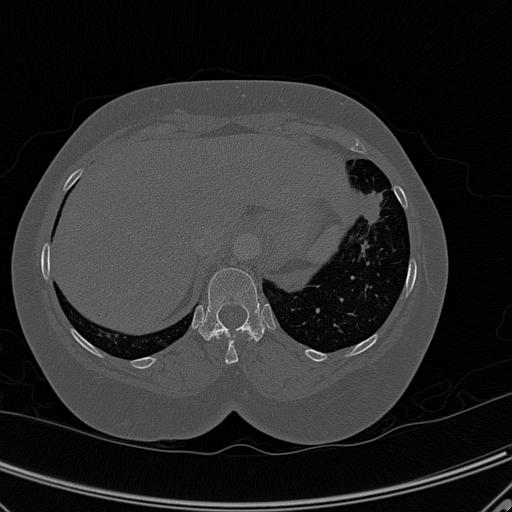
%> input picture Testing images/DICOM/70.dcm, 512 x 512 px, given in place of 70.tiff, which was not available
$ octave --eval "edgeNL;"   (GNU Octave 9; MATLAB toolbox functions it lacks are replaced by stand-ins)
%> lines starting %> are read from the running program, lines starting %| are printed output that depends on the picture; in (x1, y1, x2, y2) boxes, pixels count from 0 and x2, y2 are one past the last pixel; in counts of white or black regions, pixels touching at a corner belong together; the program's own positions count from 1; pictures that were not available may be replaced by others from this repository, and a replacement may not be noted
% edgeNL: Edge detection function based on nonlinear derivatives
%   (elementary demo):
%   This function differientiates the image to estimate the gradient.
%   The principle is based on polarized derivatives to automatically select
%   the best edge localization.
%   The main benefits are
%     - univocal edge localization for synthetic and real images
%     - noise reduction with no regularization: the noise level is weaker than
%       the noise level in the original image
%     - better direction estimation of the gradient
%     - can product a confident edge reference map for synthetic images
%     - extremely efficient on salt noise OR pepper noise (this last case needs
%       a change in the nonlinear derivatives)
%     - still noise reduction with regularized schemes (Canny, Demigny, ...,
%       can also be adapted to the asymetrical filters (Prewitt, Sobel, ...)
%   Drawback
%     - no detection of vertical and horizontal "white" thin (1 pixel) lines
%   Rk: this demo only performs edge detection and does not include edge
%       extraction (local maxima) and other steps to obtain a binary
%       edge map.
%   Written by O. Laligant - 2009, University of Burgundy
%   Ref: A Nonlinear Derivative Scheme Applied to Edge Detection,
%       Olivier Laligant, Frederic Truchetet, IEEE Transactions on Pattern
%       Analysis and Machine Intelligence - PAMI , vol. 32, no. 2,
%       pp. 242-257, 2010
function edgeNL()
%  ------------- Edge detection on a simple synthetic image  -------------
I = imread('C:/Users/lenovo/Documents/Github/bmen689_group2/Testing images/TIFF/70.tiff');
%> I is the input picture: size 512x512 uint16; min 0, max 3106, mean 521.2
I = I(:, :, 1);
x = 371-26;
y = 207-26;
C1 = imcrop(I,[x y 51 51]);
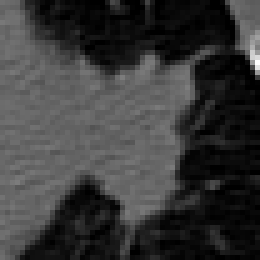
%> C1: size 52x52 uint16 (shown 5 times larger); min 0, max 2745, mean 619; drawn with min black and max white
C2 = imadjust(C1); %enhance contrast - imadjust is built in func
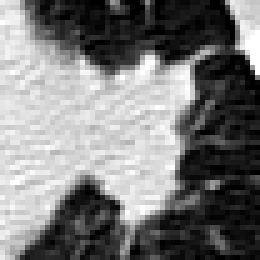
%> C2: size 52x52 uint16 (shown 5 times larger); min 0, max 65535, mean 31302.3; drawn with min black and max white
level = graythresh(C2); %diff gray levels - used for imbinarize func
%> level = 0.482
BW = imbinarize(C2,level); %generates black n white image - imbinarize is built in
%> BW: size 52x52 logical; 49.2% white; 7 white regions (5 under 20 px), largest, box (x1, y1, x2, y2) and area: (0, 0, 43, 52) 1256, (45, 0, 52, 16) 64
%
BW(1,:) = 0; BW(:,1) = 0; BW (52,:) = 0; BW(:,52) = 0;
%> after `BW(1,:) = 0`:
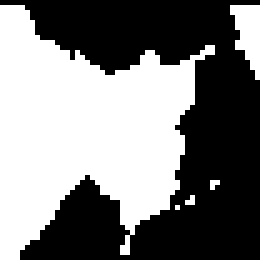
%> BW: size 52x52 logical (shown 5 times larger); 48.6% white; 5 white regions (3 under 20 px), largest, box (x1, y1, x2, y2) and area: (0, 1, 43, 52) 1251, (46, 1, 52, 16) 57
%> after `BW(:,1) = 0`: BW: size 52x52 logical; 46.7% white; 5 white regions (3 under 20 px), largest, box (x1, y1, x2, y2) and area: (1, 1, 43, 52) 1200, (46, 1, 52, 16) 57
%> after `BW (52,:) = 0`: BW: size 52x52 logical; 46.6% white; 5 white regions (3 under 20 px), largest, box (x1, y1, x2, y2) and area: (1, 1, 43, 51) 1197, (46, 1, 52, 16) 57
%> after `BW(:,52) = 0`: BW: size 52x52 logical; 46.1% white; 5 white regions (3 under 20 px), largest, box (x1, y1, x2, y2) and area: (1, 1, 43, 51) 1197, (46, 1, 51, 14) 42
%
E = edge(BW, 'canny',[0.2,0.9]); %detects nodule edges from black n white image
%> E: size 52x52 logical; 8.8% white in thin lines or dots

Im = BW;
figure(1), imagesc(Im);
title ('Original image');
% edge detection (nonlinear gradient estimate)
% better localization and direction estimation than the linear scheme
gI = algoNL(Im);
%> in thresh0, `st = s.*(sign(s)+1)/2;`: st: size 52x52 double; values 0 (black) and 1 (white), 3.5% white in thin lines or dots
%> in thresh0 (call 2), `st = s.*(sign(s)+1)/2;`: st: size 52x52 double; values 0 (black) and 1 (white), 3.5% white in thin lines or dots, all inside (x1, y1, x2, y2) = (3, 1, 51, 51)
%> in thresh0 (call 3), `st = s.*(sign(s)+1)/2;`: st: size 52x52 double; values 0 (black) and 1 (white), 2.1% white in thin lines or dots
%> in algoNL, `dnv = -thresh0(-conv2(I, [1;  -1; 0], 'same'));`: dnv: size 52x52 double; values -1 (black) and 0 (white), 97.9% white; black in thin lines or dots
% For a synthetic object, the edges are localized inside the object shape
figure(2), imagesc(gI);
title('Edge detection');
% ------------- Additive gaussian white noise ------------------------
Imn = imnoise(Im, 'gaussian', 0, 0.01);
figure(3), imagesc(Imn);
title ('Noisy image');
gIn = algoNL(Imn);
figure(4), imagesc(gIn);
title('Edge detection on the noisy image');
end
% ----------------------------------------------------------------------------
%
%  --------------------------- functions  -------------------------------------
%
% ------------- computation of the nonlinear derivatives  -------------
% polarized derivatives
% lead to an univocal localization of edges
function [gm, gh, gv] = algoNL(I);
% for classical regularization schemes, I can be replaced by a regularized
%   version
% for asymetrical schemes (Prewitt, Sobel, etc), I must be replaced by two
%   regularized versions (the regularization is different on columns and rows)
dph = thresh0(conv2(I, [0 1 -1], 'same'));
dnh = -thresh0(-conv2(I, [1 -1 0], 'same'));
gh = dph+dnh;
dpv = thresh0(conv2(I, [0; 1; -1], 'same'));
dnv = -thresh0(-conv2(I, [1;  -1; 0], 'same'));
gv = dpv + dnv;
gm = sqrt(gh.*gh + gv.*gv);
end
% ------------- threshold -------------
function st = thresh0(s)
	st = s.*(sign(s)+1)/2;
end%function
% ------------- test image -------------
% an example of image to illustrate the localization of the method
function Im = example()
Im =[
     0     0     0     0     0     0     0     0     0     0     0     0     0     0     0
     0     0     0     0     0     0     0     0     0     0     0     0     0     0     0
     0     0   255   255   255     0     0     0     0     0     0     0   255     0     0
     0     0   255   255   255     0     0     0     0     0     0   255   255     0     0
     0     0   255   255   255     0     0     0     0     0   255   255   255     0     0
     0     0     0     0     0     0     0     0     0   255   255   255   255     0     0
     0     0     0     0     0     0     0     0   255   255   255   255   255     0     0
     0     0     0     0     0     0     0   255   255   255   255     0     0     0     0
     0     0     0     0     0     0   255   255   255   255     0     0     0     0     0
     0     0     0     0     0   255   255   255   255   255     0     0     0     0     0
     0     0     0     0   255   255   255     0   255   255     0     0     0     0     0
     0     0     0   255   255   255     0     0     0   255   255     0     0     0     0
     0     0   255   255   255   255   255     0   255   255   255   255   255     0     0
     0     0     0   255   255   255   255   255   255   255   255   255     0     0     0
     0     0     0     0   255   255   255   255   255   255   255   255   255     0     0
     0     0     0     0     0     0     0     0     0     0     0     0     0     0     0
     0     0     0     0     0     0     0     0     0     0     0     0     0     0     0
];
end
%> in algoNL (call 2), `dnv = -thresh0(-conv2(I, [1;  -1; 0], 'same'));`:
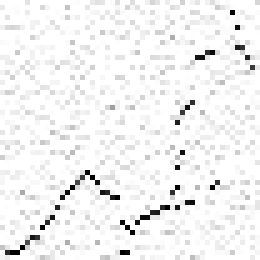
%> dnv: size 52x52 double (shown 5 times larger); min -1, max 0, mean -0.0477; drawn with min black and max white
%> in algoNL (call 2), `gv = dpv + dnv;`:
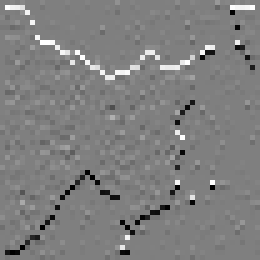
%> gv: size 52x52 double (shown 5 times larger); min -1, max 1, mean -2.63e-18; drawn with min black and max white
%> in algoNL (call 2), `gm = sqrt(gh.*gh + gv.*gv);`:
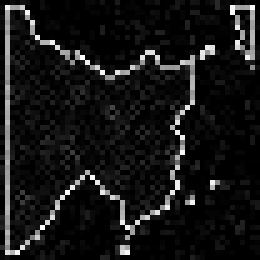
%> gm: size 52x52 double (shown 5 times larger); min 0, max 1.41, mean 0.122; drawn with min black and max white
%> `edgeNL;`:
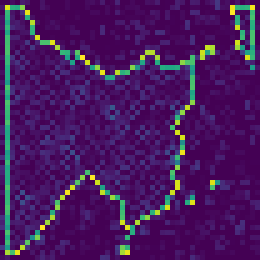
%> displayed picture: size 52x52x3, on the screen's scale of 0 to 255 (shown 5 times larger); mean R, G, B 71.5, 26.5, 95.2

$ run again, with Testing images/DICOM/30.dcm copied over Testing images/DICOM/70.dcm
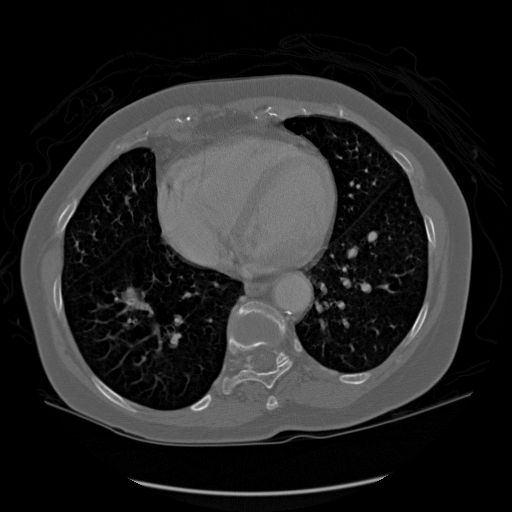
%> input picture Testing images/DICOM/30.dcm, 512 x 512 px, given in place of 70.tiff, which was not available
%> in edgeNL, I is the input picture: size 512x512 uint16; min 0, max 2640, mean 387.4
%> level = 0.4
%> in edgeNL, `BW (52,:) = 0`:
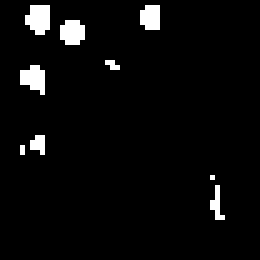
%> BW: size 52x52 logical (shown 5 times larger); 4.1% white; 9 white regions (6 under 20 px), largest, box (x1, y1, x2, y2) and area: (5, 1, 10, 7) 24, (12, 4, 17, 9) 21, (4, 13, 9, 19) 21
%> E: size 52x52 logical; 2.4% white in thin lines or dots, all inside (x1, y1, x2, y2) = (4, 1, 33, 19)
%> st: size 52x52 double; values 0 (black) and 1 (white), 1.4% white in thin lines or dots, all inside (x1, y1, x2, y2) = (4, 1, 44, 44)
%> st: size 52x52 double; values 0 (black) and 1 (white), 1.4% white in thin lines or dots, all inside (x1, y1, x2, y2) = (4, 1, 45, 44)
%> st: size 52x52 double; values 0 (black) and 1 (white), 1.1% white in thin lines or dots, all inside (x1, y1, x2, y2) = (4, 4, 45, 44)
%> `edgeNL;`:
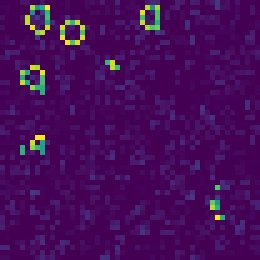
%> displayed picture: size 52x52x3, on the screen's scale of 0 to 255 (shown 5 times larger); mean R, G, B 70.6, 13, 90.4

$ run again, with Testing images/DICOM/32.dcm copied over Testing images/DICOM/70.dcm
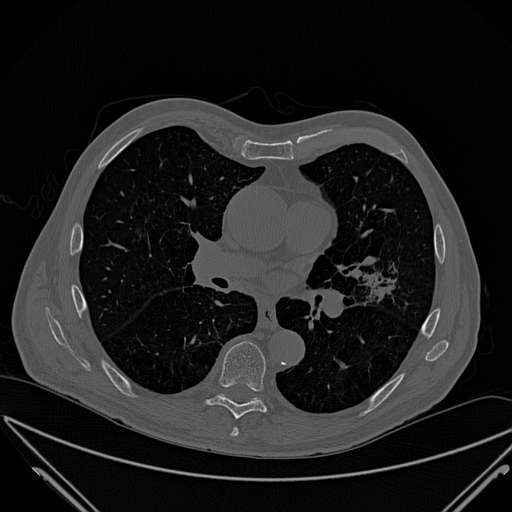
%> input picture Testing images/DICOM/32.dcm, 512 x 512 px, given in place of 70.tiff, which was not available
%> in edgeNL, I is the input picture: size 512x512 uint16; min 0, max 3020, mean 366.2
%> level = 0.365
%> in edgeNL, `BW (52,:) = 0`:
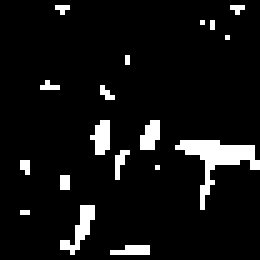
%> BW: size 52x52 logical (shown 5 times larger); 7.3% white in thin lines or dots, all inside (x1, y1, x2, y2) = (4, 1, 52, 51)
%> E: size 52x52 logical; 2.1% white in thin lines or dots, all inside (x1, y1, x2, y2) = (36, 27, 51, 42)
%> st: size 52x52 double; values 0 (black) and 1 (white), 2.6% white in thin lines or dots, all inside (x1, y1, x2, y2) = (4, 1, 51, 51)
%> st: size 52x52 double; values 0 (black) and 1 (white), 2.6% white in thin lines or dots, all inside (x1, y1, x2, y2) = (5, 1, 51, 51)
%> `edgeNL;`:
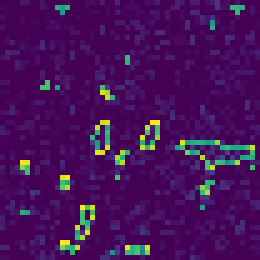
%> displayed picture: size 52x52x3, on the screen's scale of 0 to 255 (shown 5 times larger); mean R, G, B 70.7, 17.7, 91

$ run again, with Testing images/DICOM/40.dcm copied over Testing images/DICOM/70.dcm
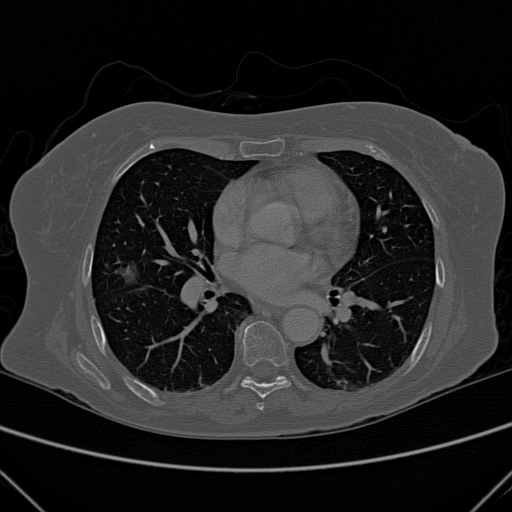
%> input picture Testing images/DICOM/40.dcm, 512 x 512 px, given in place of 70.tiff, which was not available
%> in edgeNL, I is the input picture: size 512x512 uint16; min 0, max 3085, mean 461.6
%> level = 0.4
%> E: size 52x52 logical; 6% white in thin lines or dots, all inside (x1, y1, x2, y2) = (1, 6, 45, 51)
%> st: size 52x52 double; values 0 (black) and 1 (white), 3.1% white in thin lines or dots, all inside (x1, y1, x2, y2) = (1, 3, 47, 51)
%> st: size 52x52 double; values 0 (black) and 1 (white), 3.1% white in thin lines or dots, all inside (x1, y1, x2, y2) = (1, 3, 49, 51)
%> st: size 52x52 double; values 0 (black) and 1 (white), 2% white in thin lines or dots, all inside (x1, y1, x2, y2) = (1, 3, 49, 49)
%> `edgeNL;`:
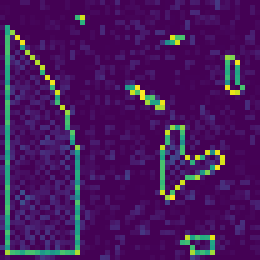
%> displayed picture: size 52x52x3, on the screen's scale of 0 to 255 (shown 5 times larger); mean R, G, B 70.7, 23.4, 93.4
